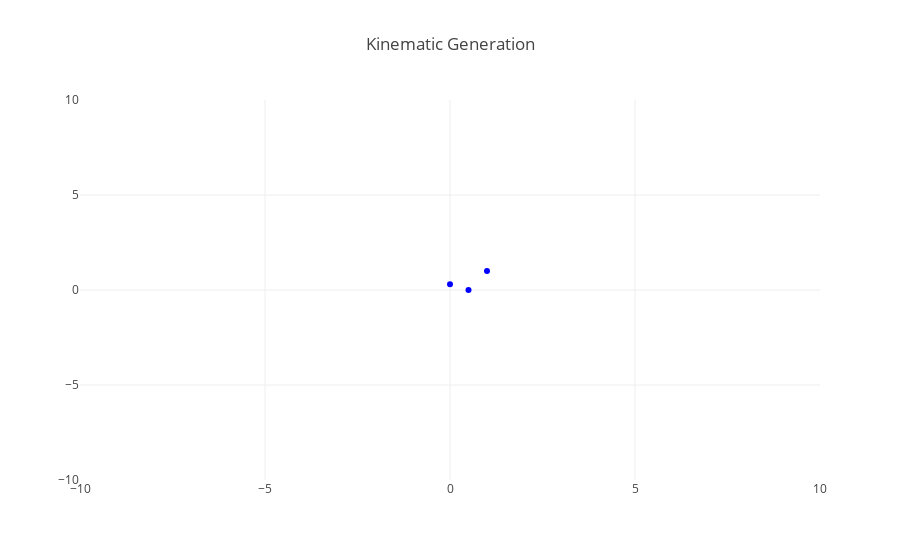

This figure's notebook cell:
### Markdown cell above
# Launching

### Code cell
env = Environment(10, 10)
md = MolecularDynamics(env)
# [(md.plot(), md.leapfrog(1), md.leapfrog(2)) for i in range(12)]

mols_x = [m.r.x for m in md.mols]
mols_y = [m.r.y for m in md.mols]

data=[dict(x=mols_x, y=mols_y, 
           mode='markers', 
           line=dict(width=2, color='blue')
          ),
    ]

layout=dict(xaxis=dict(range=[-10, 10], autorange=False, zeroline=False),
            yaxis=dict(range=[-10, 10], autorange=False, zeroline=False),
            title='Kinematic Generation',
            hovermode='closest',
           )

frames=[dict(
    data=[dict(x=[m.r.x for m in md.mols],
               y=[m.r.y for m in md.mols], 
               mode='markers' + md.leapfrogs(),
               marker=dict(color='red', size=10)
              )
                  ]) for k in range(100)] 

figure=dict(data=data, layout=layout, frames=frames)          
iplot(figure)

### Figure 1 — Plotly figure (JSON) as saved in the notebook; plotly's stock layout.template omitted (floating-point values rounded to 4 significant figures)
{"data": [{"line": {"color": "blue", "width": 2}, "mode": "markers", "type": "scatter", "uid": "06ba660f-58b4-4930-8e06-9545236b65be", "x": [0.5, 0, 1], "y": [0, 0.3, 1]}], "layout": {"hovermode": "closest", "title": {"text": "Kinematic Generation"}, "xaxis": {"autorange": false, "range": [-10, 10], "zeroline": false}, "yaxis": {"autorange": false, "range": [-10, 10], "zeroline": false}}}
